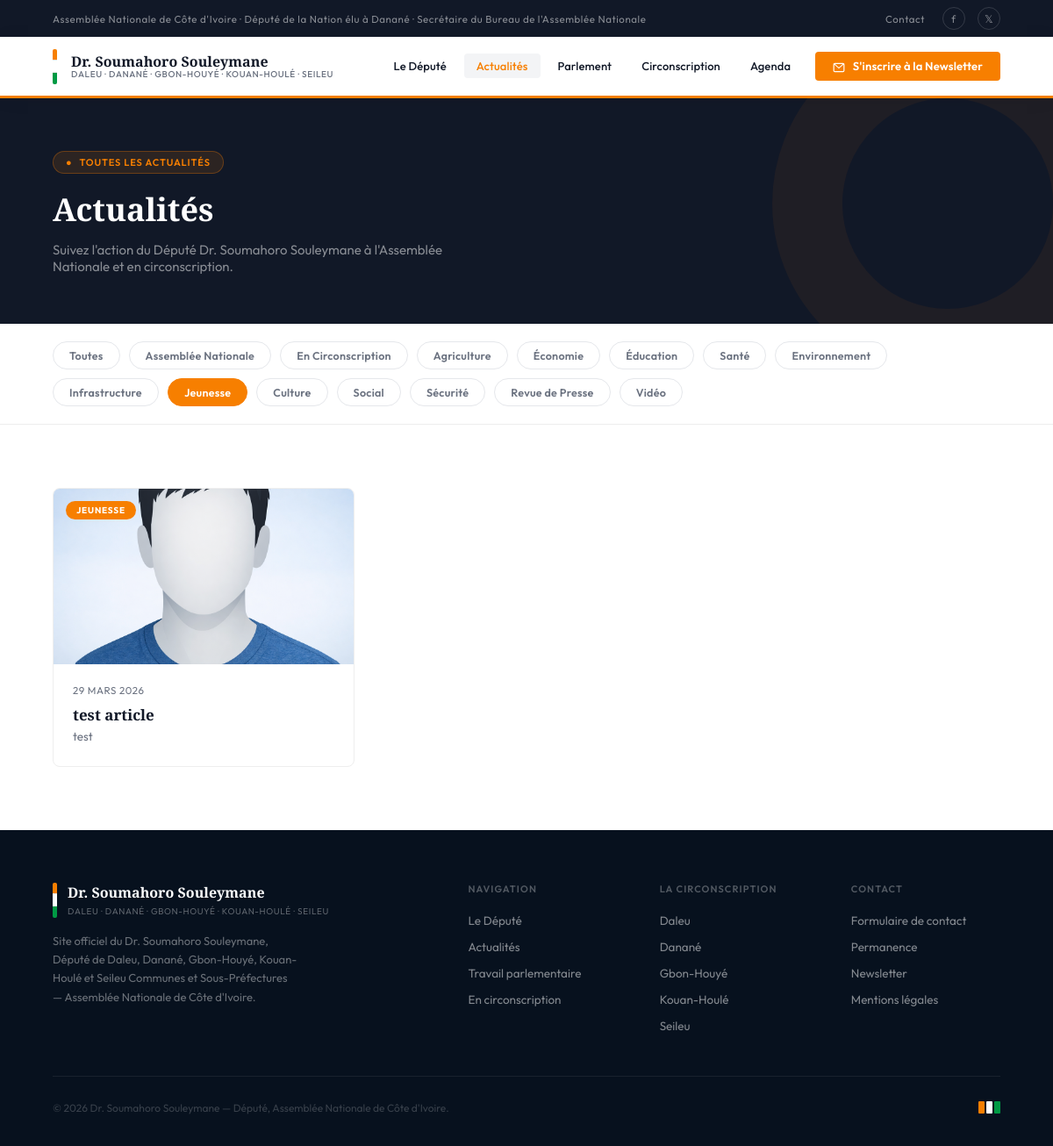
The app's page /actualites/?categorie=jeunesse with its own data.
### website/models.py (models this page shows, shortened)
class Actualite(models.Model):
    CATEGORIE_CHOICES = [
        ('assemblee', 'Assemblée Nationale'),
        ('circonscription', 'En Circonscription'),
        ('agriculture', 'Agriculture'),
        ('economie', 'Économie'),
        ('education', 'Éducation'),
        ('sante', 'Santé'),
        ('environnement', 'Environnement'),
        ('infrastructure', 'Infrastructure'),
        ('jeunesse', 'Jeunesse'),
        ('culture', 'Culture'),
        ('social', 'Social'),
        ('securite', 'Sécurité'),
        ('presse', 'Revue de Presse'),
        ('video', 'Vidéo'),
    ]
    titre            = models.CharField(max_length=255, verbose_name="Titre")
    slug             = models.SlugField(max_length=270, unique=True, blank=True)
    extrait          = models.TextField(max_length=400, verbose_name="Extrait")
    contenu          = models.TextField(verbose_name="Contenu")
    categorie        = models.CharField(max_length=30, choices=CATEGORIE_CHOICES, default='assemblee')
    image            = models.ImageField(upload_to='actualites/', blank=True, null=True)
    date_publication = models.DateField(verbose_name="Date de publication")
    en_vedette       = models.BooleanField(default=False, verbose_name="En vedette")
    publie           = models.BooleanField(default=True, verbose_name="Publié")
    created_at       = models.DateTimeField(auto_now_add=True)
    updated_at       = models.DateTimeField(auto_now=True)
    class Meta:
        verbose_name = "Actualité"
        verbose_name_plural = "Actualités"
        ordering = ['-date_publication', '-created_at']
    def get_absolute_url(self):
        return reverse('website:actualite_detail', kwargs={'slug': self.slug})
    def get_categorie_display_color(self):
        mapping = {
            'assemblee': 'var(--orange)', 'circonscription': 'var(--vert)',
            'presse': '#6B7280', 'video': '#7C3AED',
        }
        return mapping.get(self.categorie, 'var(--orange)')

### website/views.py (the view)
# urls.py: path('actualites/',                 views.actualites,            name='actualites'),
def actualites(request):
    categorie = request.GET.get('categorie', '')
    qs = Actualite.objects.filter(publie=True)
    if categorie:
        qs = qs.filter(categorie=categorie)
    paginator = Paginator(qs, 9)
    page_number = request.GET.get('page')
    page_obj = paginator.get_page(page_number)
    categories = Actualite.CATEGORIE_CHOICES
    context = {
        'page_obj':   page_obj,
        'categories': categories,
        'categorie_active': categorie,
    }
    return render(request, 'actualites.html', context)

### templates/actualites.html (shortened to what this page needs)
{% extends "base.html" %}
{% load static %}
{% block content %}
<div class="page-header">
  <div class="page-header-tag">
    <span>●</span> Toutes les actualités
  </div>
  <h1>Actualités</h1>
  <p>Suivez l'action du Député Dr. Soumahoro Souleymane à l'Assemblée Nationale et en circonscription.</p>
</div>
<div class="filter-bar">
  <a href="{% url 'website:actualites' %}" class="filter-btn {% if not categorie_active %}active{% endif %}">Toutes</a>
  {% for code, label in categories %}
  <a href="{% url 'website:actualites' %}?categorie={{ code }}"
     class="filter-btn {% if categorie_active == code %}active{% endif %}">
    {{ label }}
  </a>
  {% endfor %}
</div>
<section class="section section-alt">
  {% if page_obj %}
  <div class="actu-grid">
    {% for article in page_obj %}
    <a href="{{ article.get_absolute_url }}" class="actu-card">
      <div class="art-img" style="position:relative; overflow:hidden; height:200px;">
        {% if article.image %}
          <img src="{{ article.image.url }}" alt="{{ article.titre }}">
        {% endif %}
        <div class="art-tag" style="background:{{ article.get_categorie_display_color }};">
          {{ article.get_categorie_display }}
        </div>
      </div>
      <div class="art-body">
        <div class="art-date">{{ article.date_publication|date:"d F Y" }}</div>
        <div class="art-title">{{ article.titre }}</div>
        <div class="art-excerpt">{{ article.extrait|truncatechars:150 }}</div>
      </div>
    </a>
    {% endfor %}
  </div>
  {% endif %}
</section>
{% endblock %}

### records on screen
Actualite: image (picture), categorie "JEUNESSE", date_publication "29 MARS 2026", titre "test article", extrait "test"

### other values on screen
{{ label }} "Assemblée Nationale" "En Circonscription" "Agriculture" "Économie" "Éducation" "Santé" "Environnement" "Infrastructure" "Jeunesse" "Culture" "Social" "Sécurité" "Revue de Presse" "Vidéo"
